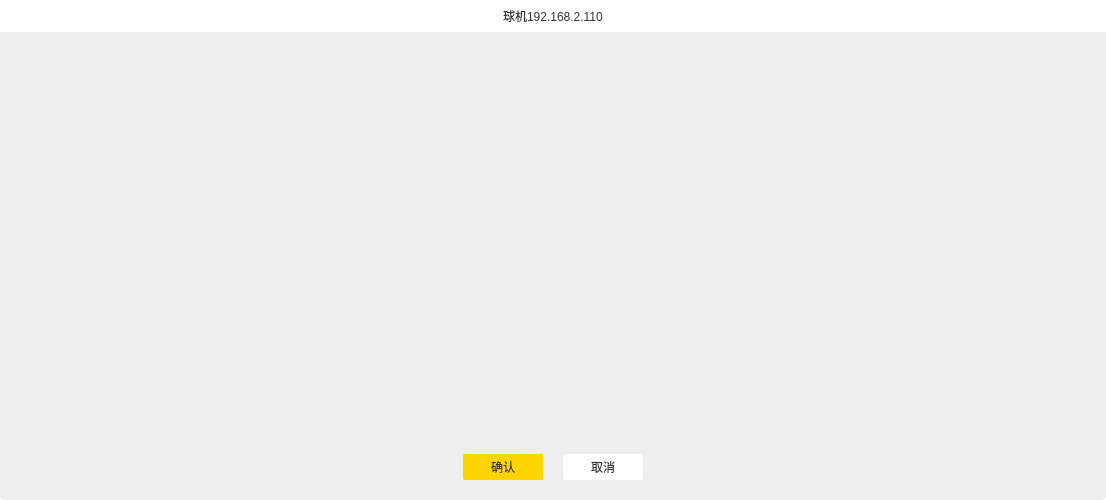
<?xml version="1.0" encoding="UTF-8"?>
<ui version="4.0">
 <class>ptzSettingPointDlg</class>
 <widget class="QDialog" name="ptzSettingPointDlg">
  <property name="geometry">
   <rect>
    <x>0</x>
    <y>0</y>
    <width>1106</width>
    <height>500</height>
   </rect>
  </property>
  <property name="windowTitle">
   <string>Dialog</string>
  </property>
  <property name="styleSheet">
   <string notr="true">#ptzSettingPointDlg{
background:transparent;
}
#titleWidget{
background:#ffffff;
border-top-left-radius:4px;
border-top-right-radius:4px;
}
#midWidget{
background:#eeeeee;
}
#bottomWidget{
background:#eeeeee;
border-bottom-left-radius:4px;
border-bottom-right-radius:4px;
}
QLabel{
font-family:&quot;微软雅黑&quot;;
font-size:12px;
color:#333333;
}
#confirmBtn{
background:#ffd500;
border-radius:2px;
color:#333333;
}
#confirmBtn:pressed{
margin:1px;
}
#cancelBtn{
background:#ffffff;
border-radius:2px;
color:#333333;
}
#cancelBtn:pressed{
margin:1px;
}</string>
  </property>
  <layout class="QGridLayout" name="gridLayout_2">
   <property name="leftMargin">
    <number>0</number>
   </property>
   <property name="topMargin">
    <number>0</number>
   </property>
   <property name="rightMargin">
    <number>0</number>
   </property>
   <property name="bottomMargin">
    <number>0</number>
   </property>
   <property name="spacing">
    <number>0</number>
   </property>
   <item row="0" column="0">
    <widget class="QWidget" name="titleWidget" native="true">
     <property name="minimumSize">
      <size>
       <width>0</width>
       <height>32</height>
      </size>
     </property>
     <property name="maximumSize">
      <size>
       <width>16777215</width>
       <height>32</height>
      </size>
     </property>
     <layout class="QHBoxLayout" name="horizontalLayout_2">
      <property name="spacing">
       <number>0</number>
      </property>
      <property name="leftMargin">
       <number>0</number>
      </property>
      <property name="topMargin">
       <number>0</number>
      </property>
      <property name="rightMargin">
       <number>0</number>
      </property>
      <property name="bottomMargin">
       <number>0</number>
      </property>
      <item alignment="Qt::AlignHCenter">
       <widget class="QLabel" name="titleLabel">
        <property name="text">
         <string>球机192.168.2.110</string>
        </property>
       </widget>
      </item>
     </layout>
    </widget>
   </item>
   <item row="1" column="0">
    <widget class="QWidget" name="midWidget" native="true">
     <layout class="QHBoxLayout" name="horizontalLayout">
      <property name="spacing">
       <number>2</number>
      </property>
      <property name="leftMargin">
       <number>2</number>
      </property>
      <property name="topMargin">
       <number>0</number>
      </property>
      <property name="rightMargin">
       <number>2</number>
      </property>
      <property name="bottomMargin">
       <number>0</number>
      </property>
      <item>
       <widget class="QWidget" name="widget" native="true">
        <property name="sizePolicy">
         <sizepolicy hsizetype="Fixed" vsizetype="Fixed">
          <horstretch>0</horstretch>
          <verstretch>0</verstretch>
         </sizepolicy>
        </property>
        <property name="minimumSize">
         <size>
          <width>800</width>
          <height>400</height>
         </size>
        </property>
        <property name="maximumSize">
         <size>
          <width>800</width>
          <height>400</height>
         </size>
        </property>
        <layout class="QGridLayout" name="gridLayout_3">
         <property name="leftMargin">
          <number>0</number>
         </property>
         <property name="topMargin">
          <number>0</number>
         </property>
         <property name="rightMargin">
          <number>0</number>
         </property>
         <property name="bottomMargin">
          <number>0</number>
         </property>
         <property name="spacing">
          <number>0</number>
         </property>
         <item row="0" column="0">
          <widget class="QLabel" name="label">
           <property name="text">
            <string/>
           </property>
          </widget>
         </item>
        </layout>
       </widget>
      </item>
      <item>
       <widget class="QWidget" name="ptzWidget" native="true">
        <property name="sizePolicy">
         <sizepolicy hsizetype="Fixed" vsizetype="Fixed">
          <horstretch>0</horstretch>
          <verstretch>0</verstretch>
         </sizepolicy>
        </property>
        <property name="minimumSize">
         <size>
          <width>300</width>
          <height>200</height>
         </size>
        </property>
        <property name="maximumSize">
         <size>
          <width>300</width>
          <height>200</height>
         </size>
        </property>
       </widget>
      </item>
     </layout>
    </widget>
   </item>
   <item row="2" column="0">
    <widget class="QWidget" name="bottomWidget" native="true">
     <property name="minimumSize">
      <size>
       <width>0</width>
       <height>68</height>
      </size>
     </property>
     <property name="maximumSize">
      <size>
       <width>16777215</width>
       <height>68</height>
      </size>
     </property>
     <layout class="QGridLayout" name="gridLayout">
      <property name="topMargin">
       <number>0</number>
      </property>
      <property name="bottomMargin">
       <number>20</number>
      </property>
      <property name="horizontalSpacing">
       <number>20</number>
      </property>
      <property name="verticalSpacing">
       <number>0</number>
      </property>
      <item row="2" column="3">
       <spacer name="horizontalSpacer_2">
        <property name="orientation">
         <enum>Qt::Horizontal</enum>
        </property>
        <property name="sizeHint" stdset="0">
         <size>
          <width>40</width>
          <height>20</height>
         </size>
        </property>
       </spacer>
      </item>
      <item row="2" column="1">
       <widget class="QPushButton" name="confirmBtn">
        <property name="minimumSize">
         <size>
          <width>80</width>
          <height>26</height>
         </size>
        </property>
        <property name="maximumSize">
         <size>
          <width>80</width>
          <height>26</height>
         </size>
        </property>
        <property name="text">
         <string>确认</string>
        </property>
       </widget>
      </item>
      <item row="2" column="2">
       <widget class="QPushButton" name="cancelBtn">
        <property name="minimumSize">
         <size>
          <width>80</width>
          <height>26</height>
         </size>
        </property>
        <property name="maximumSize">
         <size>
          <width>80</width>
          <height>26</height>
         </size>
        </property>
        <property name="text">
         <string>取消</string>
        </property>
       </widget>
      </item>
      <item row="2" column="0">
       <spacer name="horizontalSpacer">
        <property name="orientation">
         <enum>Qt::Horizontal</enum>
        </property>
        <property name="sizeHint" stdset="0">
         <size>
          <width>40</width>
          <height>20</height>
         </size>
        </property>
       </spacer>
      </item>
      <item row="1" column="1">
       <spacer name="verticalSpacer">
        <property name="orientation">
         <enum>Qt::Vertical</enum>
        </property>
        <property name="sizeHint" stdset="0">
         <size>
          <width>20</width>
          <height>40</height>
         </size>
        </property>
       </spacer>
      </item>
     </layout>
    </widget>
   </item>
  </layout>
 </widget>
 <resources/>
 <connections/>
</ui>
